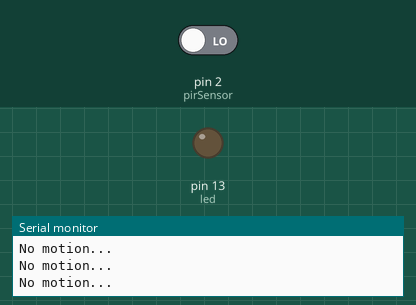
This sketch was run on a simulated Arduino Uno, built with avr-gcc and run on an emulated ATmega328P. Shown: output pins drawn as LEDs (lit = HIGH), the last lines printed to the serial monitor. Inputs (shaded band) come from the test bench; at power-on: pin 2 (pirSensor) LOW.

Above: at 1.8 s.
1.9 s: pin 2 (pirSensor) driven HIGH
At 3.2 s:
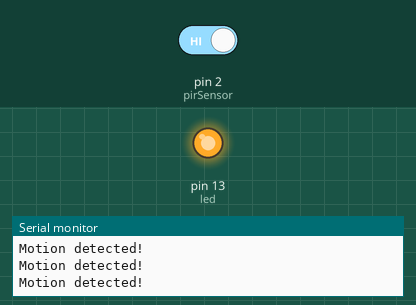
3.5 s: pin 2 (pirSensor) driven LOW
At 4.5 s:
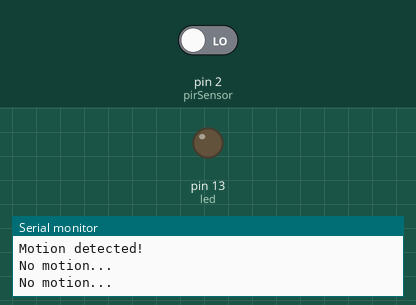
Timing chart, 0 to 6.5 s (numbered marks = the images above; inputs shaded):
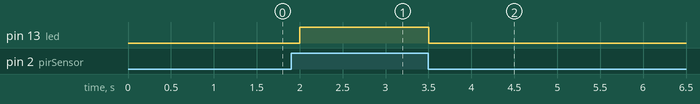

Measured:
- after the input at 1.9 s, pin 13 (led): LOW → HIGH after 0.10 s
- after the input at 3.5 s, pin 13 (led): HIGH → LOW at once

The sketch:

PIR_code.ino
```cpp
int pirSensor = 2;   // PIR sensor output pin connected to digital pin 2
int led = 13;        // LED connected to digital pin 13

void setup() {
  pinMode(pirSensor, INPUT);  // Set PIR sensor as input
  pinMode(led, OUTPUT);       // Set LED as output
  Serial.begin(9600);         // Start Serial Monitor
  Serial.println("PIR Sensor Test Started...");
}

void loop() {
  int sensorValue = digitalRead(pirSensor);  // Read PIR sensor output

  if (sensorValue == HIGH) {
    digitalWrite(led, HIGH);                 // Turn ON LED when motion is detected
    Serial.println("Motion detected!");
  }
  else {
    digitalWrite(led, LOW);                  // Turn OFF LED when no motion
    Serial.println("No motion...");
  }

  delay(500);  // Small delay for stability (0.5 seconds)
}
```
